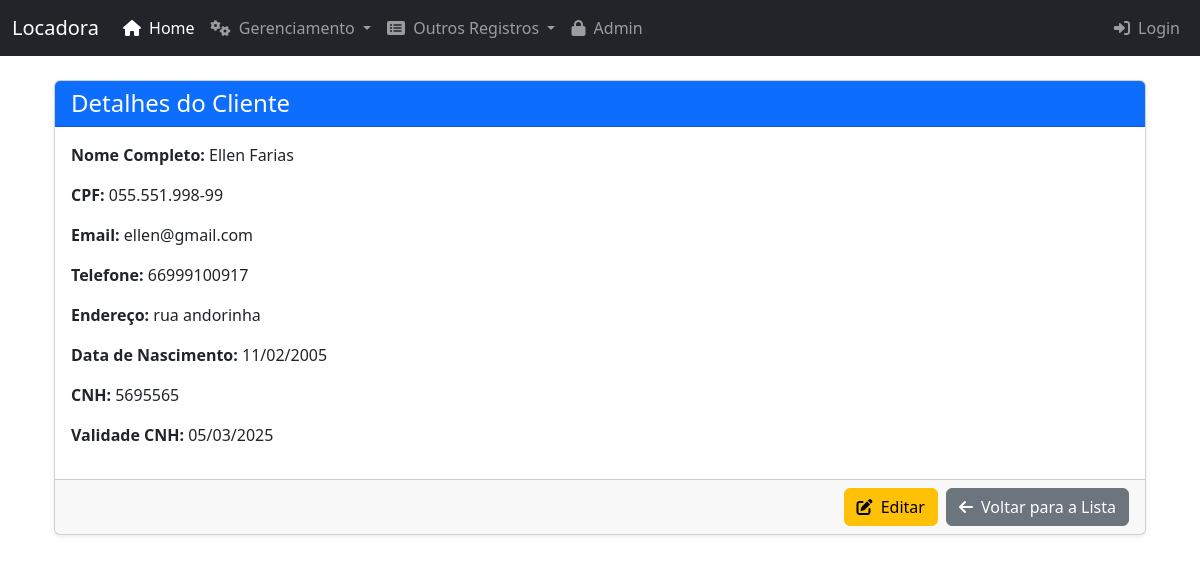
Page /clientes/1/ on the committed database.
### core/models.py (models this page shows, shortened)
class Cliente(models.Model):
    id_cliente = models.AutoField(primary_key=True)
    nome = models.CharField(max_length=100)
    sobrenome = models.CharField(max_length=100)
    cpf = models.CharField(max_length=14, unique=True) # Formato "XXX.XXX.XXX-XX"
    data_nascimento = models.DateField(null=True, blank=True)
    email = models.EmailField(unique=True)
    telefone = models.CharField(max_length=20)
    endereco = models.CharField(max_length=255)
    num_cnh = models.CharField(max_length=20, unique=True, null=True, blank=True)
    data_val_cnh = models.DateField(null=True, blank=True)
    class Meta:
        verbose_name = "Cliente"
        verbose_name_plural = "Clientes"

### core/views.py (the view)
# urls.py: path('clientes/<int:pk>/', views.detalhes_cliente, name='detalhes_cliente'),
def detalhes_cliente(request, pk):
    cliente = get_object_or_404(Cliente, pk=pk)
    return render(request, 'core/detalhes_cliente.html', {'cliente': cliente})

### core/templates/core/detalhes_cliente.html (shortened to what this page needs)
{% extends 'base.html' %}
{% block content %}
    <div class="card shadow-sm">
        <div class="card-header bg-primary text-white">
            <h1 class="h4 mb-0">Detalhes do Cliente</h1>
        </div>
        <div class="card-body">
            <p><strong>Nome Completo:</strong> {{ cliente.nome }} {{ cliente.sobrenome }}</p>
            <p><strong>CPF:</strong> {{ cliente.cpf }}</p>
            <p><strong>Email:</strong> {{ cliente.email }}</p>
            <p><strong>Telefone:</strong> {{ cliente.telefone }}</p>
            <p><strong>Endereço:</strong> {{ cliente.endereco }}</p>
            <p><strong>Data de Nascimento:</strong> {{ cliente.data_nascimento|date:"d/m/Y" }}</p>
            <p><strong>CNH:</strong> {{ cliente.num_cnh|default:"Não informado" }}</p>
            <p><strong>Validade CNH:</strong> {{ cliente.data_val_cnh|date:"d/m/Y"|default:"Não informado" }}</p>
        </div>
        <div class="card-footer d-flex justify-content-end">
            <a href="{% url 'editar_cliente' pk=cliente.pk %}" class="btn btn-warning me-2">
                <i class="fas fa-edit me-1"></i> Editar
            </a>
            <a href="{% url 'lista_clientes' %}" class="btn btn-secondary">
                <i class="fas fa-arrow-left me-1"></i> Voltar para a Lista
            </a>
        </div>
    </div>
{% endblock %}

### rows in the picture
Cliente: nome "Ellen", sobrenome "Farias", cpf "055.551.998-99", email "ellen@gmail.com", telefone "66999100917", endereco "rua andorinha", data_nascimento "11/02/2005", num_cnh "5695565", data_val_cnh "05/03/2025"
